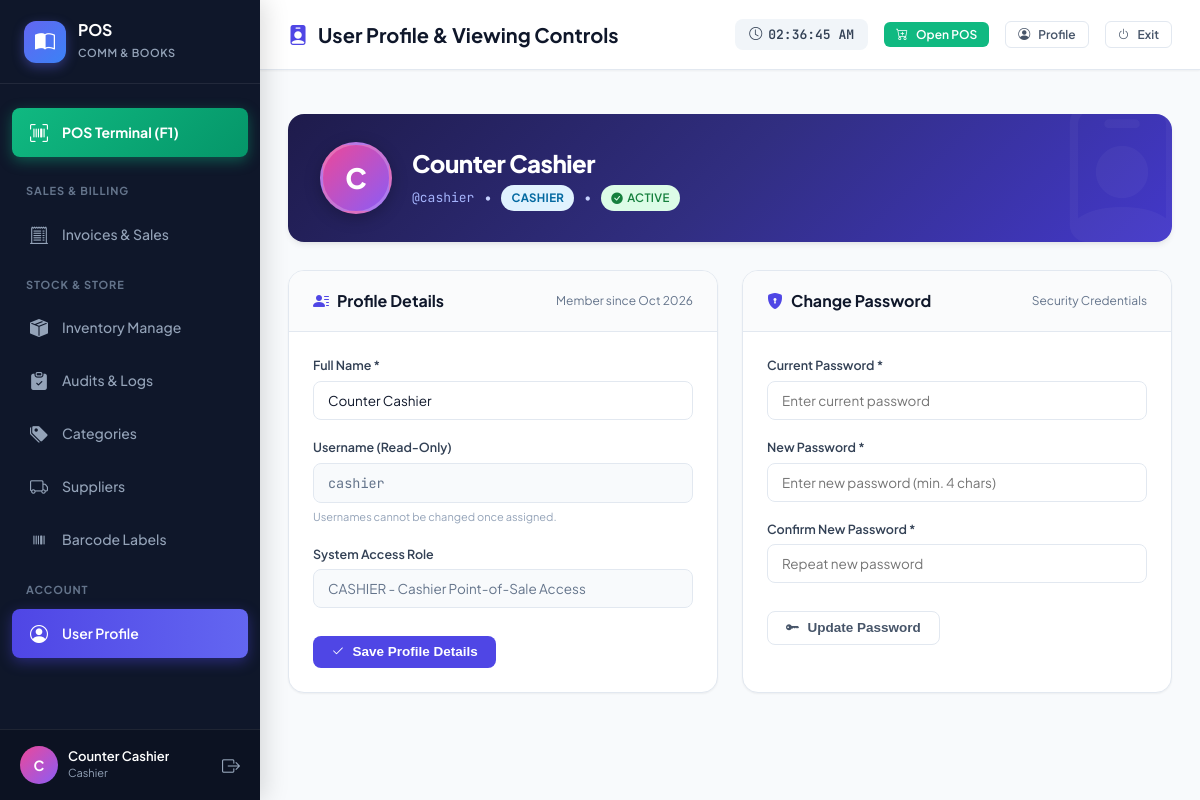
Page /userprofile.php (signed in) on the committed database.
### tables this page shows
CREATE TABLE `users` (
  `id` int NOT NULL AUTO_INCREMENT,
  `username` varchar(50) NOT NULL,
  `password` varchar(255) NOT NULL,
  `full_name` varchar(100) NOT NULL,
  `role` enum('admin','cashier') DEFAULT 'cashier',
  `status` enum('active','inactive') DEFAULT 'active',
  `isView` int NOT NULL DEFAULT '1',
  `created_at` datetime DEFAULT CURRENT_TIMESTAMP,
  PRIMARY KEY (`id`),
  UNIQUE KEY `username` (`username`)
);

### userprofile.php (the view, shortened to what this page needs)
<?php
require_once __DIR__ . '/includes/header.php';
$uStmt = $pdo->prepare("SELECT * FROM users WHERE id = ?");
$uStmt->execute([$user['id']]);
$profile = $uStmt->fetch();
?>
<div class="page-container" style="max-width: 1200px;">
    <div style="background: linear-gradient(135deg, #1e1b4b 0%, #312e81 50%, #4338ca 100%); border-radius: var(--radius-lg); padding: 28px 32px; color: white; margin-bottom: 28px; box-shadow: var(--shadow-md); position: relative; overflow: hidden;">
        <div style="position: absolute; right: -20px; bottom: -30px; font-size: 140px; color: rgba(255, 255, 255, 0.04); pointer-events: none;">
            <i class="bi bi-person-badge"></i>
        </div>
        <div style="display: flex; align-items: center; justify-content: space-between; flex-wrap: wrap; gap: 20px; position: relative; z-index: 2;">
            <div style="display: flex; align-items: center; gap: 20px;">
                <div style="width: 72px; height: 72px; border-radius: 50%; background: linear-gradient(135deg, #ec4899, #8b5cf6); color: white; display: flex; align-items: center; justify-content: center; font-size: 28px; font-weight: 800; box-shadow: 0 4px 16px rgba(0,0,0,0.25); border: 3px solid rgba(255,255,255,0.2);">
                    <?= strtoupper(substr($profile['full_name'] ?: $profile['username'], 0, 1)) ?>
                </div>
                <div>
                    <h2 style="font-size: 24px; font-weight: 800; margin: 0 0 4px 0; color: #ffffff; letter-spacing: -0.02em;">
                        <?= htmlspecialchars($profile['full_name']) ?>
                    </h2>
                    <div style="display: flex; align-items: center; gap: 10px; flex-wrap: wrap; font-size: 13px; color: #c7d2fe;">
                        <span style="font-family: var(--font-mono); color: #a5b4fc;">@<?= htmlspecialchars($profile['username']) ?></span>
                        <span>•</span>
                        <span class="badge <?= $profile['role'] === 'admin' ? 'badge-purple' : 'badge-info' ?>" style="font-weight: 700;">
                            <?= strtoupper($profile['role']) ?>
                        </span>
                        <span>•</span>
                        <span class="badge badge-success">
                            <i class="bi bi-check-circle-fill"></i> <?= strtoupper($profile['status']) ?>
                        </span>
                    </div>
                </div>
            </div>
        </div>
    </div>
    <div style="display: grid; grid-template-columns: repeat(auto-fit, minmax(320px, 1fr)); gap: 24px; margin-bottom: 32px;">
        <div class="content-card" style="margin-bottom: 0;">
            <div class="card-header-flex">
                <div class="card-title">
                    <i class="bi bi-person-lines-fill" style="color: var(--primary);"></i>
                    <span>Profile Details</span>
                </div>
                <span style="font-size: 12px; color: #64748b;">Member since <?= date('M Y', strtotime($profile['created_at'])) ?></span>
            </div>
            <div class="card-body">
                <form method="POST">
                    <div class="form-group">
                        <label class="form-label">Full Name *</label>
                        <input type="text" name="full_name" class="form-control" required value="<?= htmlspecialchars($profile['full_name']) ?>" placeholder="Your Full Name">
                    </div>
                    <div class="form-group">
                        <label class="form-label">Username (Read-Only)</label>
                        <input type="text" class="form-control" value="<?= htmlspecialchars($profile['username']) ?>" readonly style="background: #f8fafc; font-family: var(--font-mono); color: #64748b;">
                        <span style="font-size: 11px; color: #94a3b8;">Usernames cannot be changed once assigned.</span>
                    </div>
                    <div class="form-group">
                        <label class="form-label">System Access Role</label>
                        <input type="text" class="form-control" value="<?= strtoupper($profile['role']) ?> - <?= $profile['role'] === 'admin' ? 'Full Administrator Access' : 'Cashier Point-of-Sale Access' ?>" readonly style="background: #f8fafc; color: #64748b;">
                    </div>
                    <button type="submit" class="btn btn-primary" style="margin-top: 10px;">
                        <i class="bi bi-check2"></i> Save Profile Details
                    </button>
                </form>
            </div>
        </div>
        <div class="content-card" style="margin-bottom: 0;">
            <div class="card-header-flex">
                <div class="card-title">
                    <i class="bi bi-shield-lock-fill" style="color: var(--primary);"></i>
                    <span>Change Password</span>
                </div>
                <span style="font-size: 12px; color: #64748b;">Security Credentials</span>
            </div>
            <div class="card-body">
                <form method="POST">
                    <div class="form-group">
                        <label class="form-label">Current Password *</label>
                        <input type="password" name="current_password" class="form-control" required placeholder="Enter current password">
                    </div>
                    <div class="form-group">
                        <label class="form-label">New Password *</label>
                        <input type="password" name="new_password" class="form-control" required minlength="4" placeholder="Enter new password (min. 4 chars)">
                    </div>
                    <div class="form-group">
                        <label class="form-label">Confirm New Password *</label>
                        <input type="password" name="confirm_password" class="form-control" required minlength="4" placeholder="Repeat new password">
                    </div>
                    <button type="submit" class="btn btn-outline" style="margin-top: 10px;">
                        <i class="bi bi-key-fill"></i> Update Password
                    </button>
                </form>
            </div>
        </div>
    </div>
</div>
<?php require_once __DIR__ . '/includes/footer.php'; ?>

### assets/css/style.css (style rules this page uses)
:root { --primary: #4f46e5; --primary-hover: #4338ca; --primary-light: #e0e7ff; --primary-dark: #3730a3; --secondary: #0ea5e9; --secondary-hover: #0284c7; --accent: #10b981; --accent-hover: #059669; --accent-light: #d1fae5; --warning: #f59e0b; --warning-light: #fef3c7; --danger: #ef4444; --danger-light: #fee2e2; --info: #3b82f6; --bg-main: #f8fafc; --bg-card: #ffffff; --bg-sidebar: #0f172a; --bg-sidebar-hover: #1e293b; --bg-sidebar-active: #312e81; --text-primary: #0f172a; --text-secondary: #64748b; --text-muted: #94a3b8; --text-inverse: #ffffff; --border: #e2e8f0; --border-focus: #818cf8; --shadow-sm: 0 1px 2px 0 rgb(0 0 0 / 0.05); --shadow-md: 0 4px 6px -1px rgb(0 0 0 / 0.07), 0 2px 4px -2px rgb(0 0 0 / 0.05); --shadow-lg: 0 10px 15px -3px rgb(0 0 0 / 0.08), 0 4px 6px -4px rgb(0 0 0 / 0.04); --shadow-xl: 0 20px 25px -5px rgb(0 0 0 / 0.1), 0 8px 10px -6px rgb(0 0 0 / 0.05); --radius-sm: 8px; --radius-md: 12px; --radius-lg: 16px; --radius-xl: 24px; --font-sans: 'Plus Jakarta Sans', system-ui, -apple-system, sans-serif; --font-mono: 'JetBrains Mono', monospace; --sidebar-width: 260px; --topbar-height: 70px; }
* { margin: 0; padding: 0; box-sizing: border-box; }
body { font-family: var(--font-sans); background-color: var(--bg-main); color: var(--text-primary); line-height: 1.5; -webkit-font-smoothing: antialiased; overflow-x: hidden; }
.page-container { padding: 28px; flex: 1; }
.content-card { background: var(--bg-card); border: 1px solid var(--border); border-radius: var(--radius-lg); box-shadow: var(--shadow-sm); margin-bottom: 24px; overflow: hidden; }
.card-header-flex { padding: 18px 24px; border-bottom: 1px solid var(--border); display: flex; align-items: center; justify-content: space-between; flex-wrap: wrap; gap: 12px; background: #fafbfc; }
.card-title { font-size: 16px; font-weight: 700; color: var(--text-primary); display: flex; align-items: center; gap: 8px; }
.card-body { padding: 24px; }
.badge { display: inline-flex; align-items: center; gap: 4px; padding: 4px 10px; border-radius: 9999px; font-size: 11.5px; font-weight: 600; text-transform: uppercase; letter-spacing: 0.03em; }
.badge-success { background: #dcfce7; color: #15803d; }
.badge-info { background: #e0f2fe; color: #0369a1; }
.btn { display: inline-flex; align-items: center; justify-content: center; gap: 8px; padding: 9px 18px; font-size: 13.5px; font-weight: 600; border-radius: var(--radius-sm); border: none; cursor: pointer; transition: all 0.2s ease; text-decoration: none; line-height: 1; }
.btn-primary { background: var(--primary); color: white; }
.btn-outline { background: white; border: 1px solid var(--border); color: #475569; }
.form-group { margin-bottom: 18px; }
.form-label { display: block; font-size: 12.5px; font-weight: 600; color: #334155; margin-bottom: 6px; }
.form-control, .form-select { width: 100%; padding: 10px 14px; font-size: 13.5px; font-family: inherit; border: 1px solid var(--border); border-radius: var(--radius-sm); background: white; color: var(--text-primary); transition: border-color 0.15s ease, box-shadow 0.15s ease; }

### rows in the picture
users: full_name "C", full_name "Counter Cashier", username "cashier", role "CASHIER", status "ACTIVE", created_at "Oct 2026", role "CASHIER - Cashier Point-of-Sale Access"

### other values in the picture
substr($user['name'] ?: 'U', 0, 1) "C"
$user['name'] "Counter Cashier"
$user['role'] "Cashier"
$pageTitle "User Profile & Viewing Controls"
